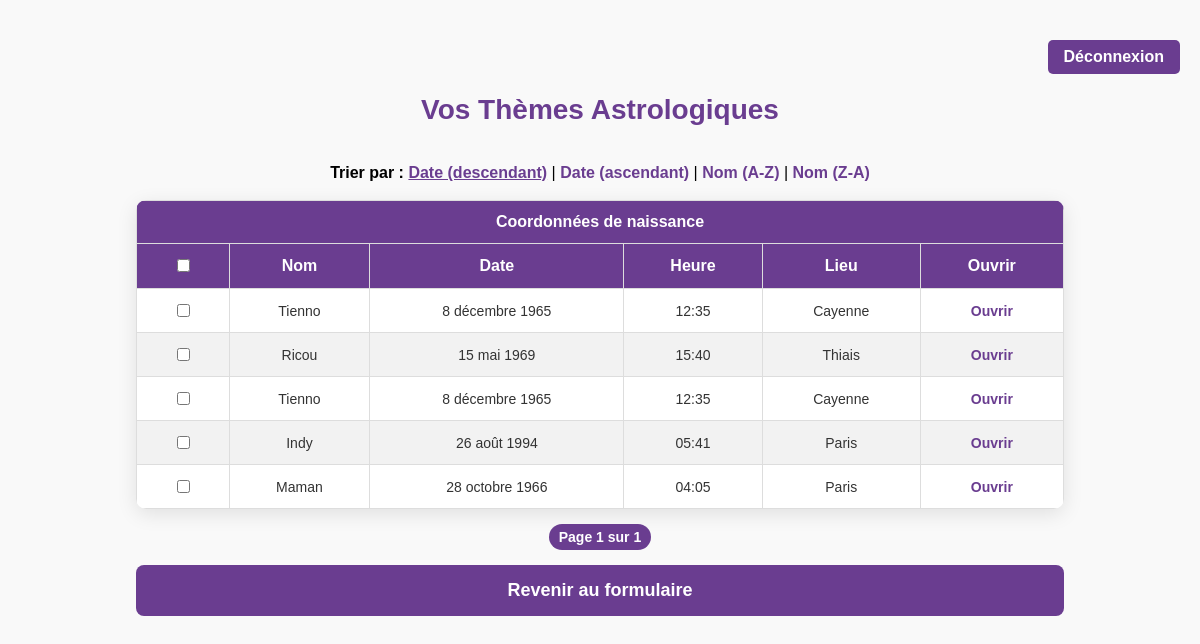
Screenshot of /themes/ (signed in) with the database file from the repository.
### astroapp/models.py (models this page shows, shortened)
class ThemeAstrologique(models.Model):
    utilisateur = models.ForeignKey(User, on_delete=models.CASCADE)
    name = models.CharField(max_length=255)
    birthdate = models.DateField()
    birthtime = models.TimeField()
    country_of_birth = models.CharField(max_length=255)
    city_of_birth = models.CharField(max_length=255)
    date_de_creation = models.DateTimeField(auto_now_add=True)

### astroapp/views.py (the view)
# urls.py: path('themes/', views.liste_themes, name='liste_themes'),
@login_required
def liste_themes(request):
    sort = request.GET.get('sort', '-date_de_creation')
    allowed_sorts = ['name', 'date_de_creation', '-date_de_creation', '-name']
    if sort not in allowed_sorts:
        sort = '-date_de_creation'  # Revenir au tri par défaut si le paramètre est invalide
    themes = ThemeAstrologique.objects.filter(utilisateur=request.user).order_by(sort)
    paginator = Paginator(themes, 10)  # 10 thèmes par page
    page_number = request.GET.get('page')  # Récupérer le numéro de page dans l'URL
    page_obj = paginator.get_page(page_number)  # Obtenir la page correspondante
    return render(request, 'liste_themes.html', {
        'page_obj': page_obj,  # Objets de la page actuelle
        'current_sort': sort,  # Critère de tri actuel
    })

### astroapp/templates/liste_themes.html (shortened to what this page needs)
{% load static %}
<!DOCTYPE html>
<html lang="fr">
<head>
</head>
<body>
<div class="auth-links">
    {% if user.is_authenticated %}
        <a href="{% url 'deconnexion' %}">Déconnexion</a>
    {% else %}
        <a href="{% url 'connexion' %}">Connexion</a>
        <a href="{% url 'inscription' %}">S'inscrire</a>
    {% endif %}
</div>
    <h1>Vos Thèmes Astrologiques</h1>
<br>
<div class="div-tri">
<div class="tri-options">
    <strong>Trier par :</strong>
    <a href="?sort=-date_de_creation" {% if current_sort == '-date_de_creation' %}class="active"{% endif %}>Date (descendant)</a> |
    <a href="?sort=date_de_creation" {% if current_sort == 'date_de_creation' %}class="active"{% endif %}>Date (ascendant)</a> |
    <a href="?sort=name" {% if current_sort == 'name' %}class="active"{% endif %}>Nom (A-Z)</a> |
    <a href="?sort=-name" {% if current_sort == '-name' %}class="active"{% endif %}>Nom (Z-A)</a>
</div>
</div>
<br>
<div>
<table>
    <tr>
        <th colspan="6">Coordonnées de naissance</th>
    </tr>
    <tr>
        <th>
            <input type="checkbox" id="selectAll" />
        </th>
        <th>Nom</th>
        <th>Date</th>
        <th>Heure</th>
        <th>Lieu</th>
        <th>Ouvrir</th>
    </tr>
    {% for theme in page_obj %}
    <tr>
        <td>
           <input type="checkbox" class="theme-checkbox" data-id="{{ theme.id }}" />
        </td>
        <td>{{ theme.name }}</td>
        <td>{{ theme.birthdate }}</td>
        <td>{{ theme.birthtime }}</td>
        <td>{{ theme.city_of_birth }}</td>
        <td>
            <a href="{% url 'ouvrir_theme' theme.id %}">Ouvrir</a>
        </td>
    </tr>
    {% empty %}
    <tr>
        <td colspan="6">Aucun thème trouvé.</td>
    </tr>
    {% endfor %}
</table>
</div>
<div class="pagination">
    <span class="step-links">
        <span class="current">
            Page {{ page_obj.number }} sur {{ page_obj.paginator.num_pages }}
        </span>
    </span>
</div>
<div>
<a href="{% url 'birth_data' %}" class="btn-retour-formulaire">Revenir au formulaire</a>
</div>
</body>
</html>

### astroapp/templates/liste_themes.html (style rules this page uses)
.auth-links { display: flex; gap: 10px; margin-top: 20px; margin-bottom: 20px; justify-content: flex-end; }
.auth-links a { background-color: #6A3D90; color: white; padding: 8px 16px; border-radius: 5px; text-decoration: none; font-weight: bold; transition: background-color 0.3s ease; }
body { font-family: 'Arial', sans-serif; margin: 0; padding: 20px; background-color: #f9f9f9; }
h1 { text-align: center; color: #6A3D90; font-size: 28px; margin-bottom: 20px; }
table { width: 80%; margin: 0 auto; border-collapse: collapse; background-color: #fff; border-radius: 10px; overflow: hidden; box-shadow: 0 5px 20px rgba(0, 0, 0, 0.1); }
th, td { padding: 12px 15px; text-align: center; border: 1px solid #ddd; }
th { background-color: #6A3D90; color: white; font-size: 16px; font-weight: bold; }
tr:nth-child(even) { background-color: #f2f2f2; }
td { font-size: 14px; color: #333; }
a { color: #6A3D90; font-weight: bold; text-decoration: none; transition: color 0.3s ease, transform 0.2s ease; }
.btn-retour-formulaire { display: block; width: 80%; margin: 20px auto; padding: 15px 0; background-color: #6A3D90; color: white; text-align: center; text-decoration: none; font-weight: bold; border-radius: 8px; font-size: 18px; transition: background-color 0.3s ease, transform 0.2s ease; }
.div-tri { text-align:center; }
.tri-options a.active { font-weight: bold; text-decoration: underline; text-align:center; }
.pagination { display: flex; justify-content: center; align-items: center; margin: 20px 0; font-size: 14px; }
.pagination .current { font-weight: bold; color: white; background-color: #6A3D90; border-radius: 20px; padding: 5px 10px; }
.pagination span { color: #555; font-style: normal; margin: 0 5px; }

### rows the page displays
ThemeAstrologique: name "Tienno", birthdate "8 décembre 1965", birthtime "12:35", city_of_birth "Cayenne"
ThemeAstrologique: name "Ricou", birthdate "15 mai 1969", birthtime "15:40", city_of_birth "Thiais"
ThemeAstrologique: name "Tienno", birthdate "8 décembre 1965", birthtime "12:35", city_of_birth "Cayenne"
ThemeAstrologique: name "Indy", birthdate "26 août 1994", birthtime "05:41", city_of_birth "Paris"
ThemeAstrologique: name "Maman", birthdate "28 octobre 1966", birthtime "04:05", city_of_birth "Paris"

### other values shown
{{ page_obj.number }} "1"
{{ page_obj.paginator.num_pages }} "1"
